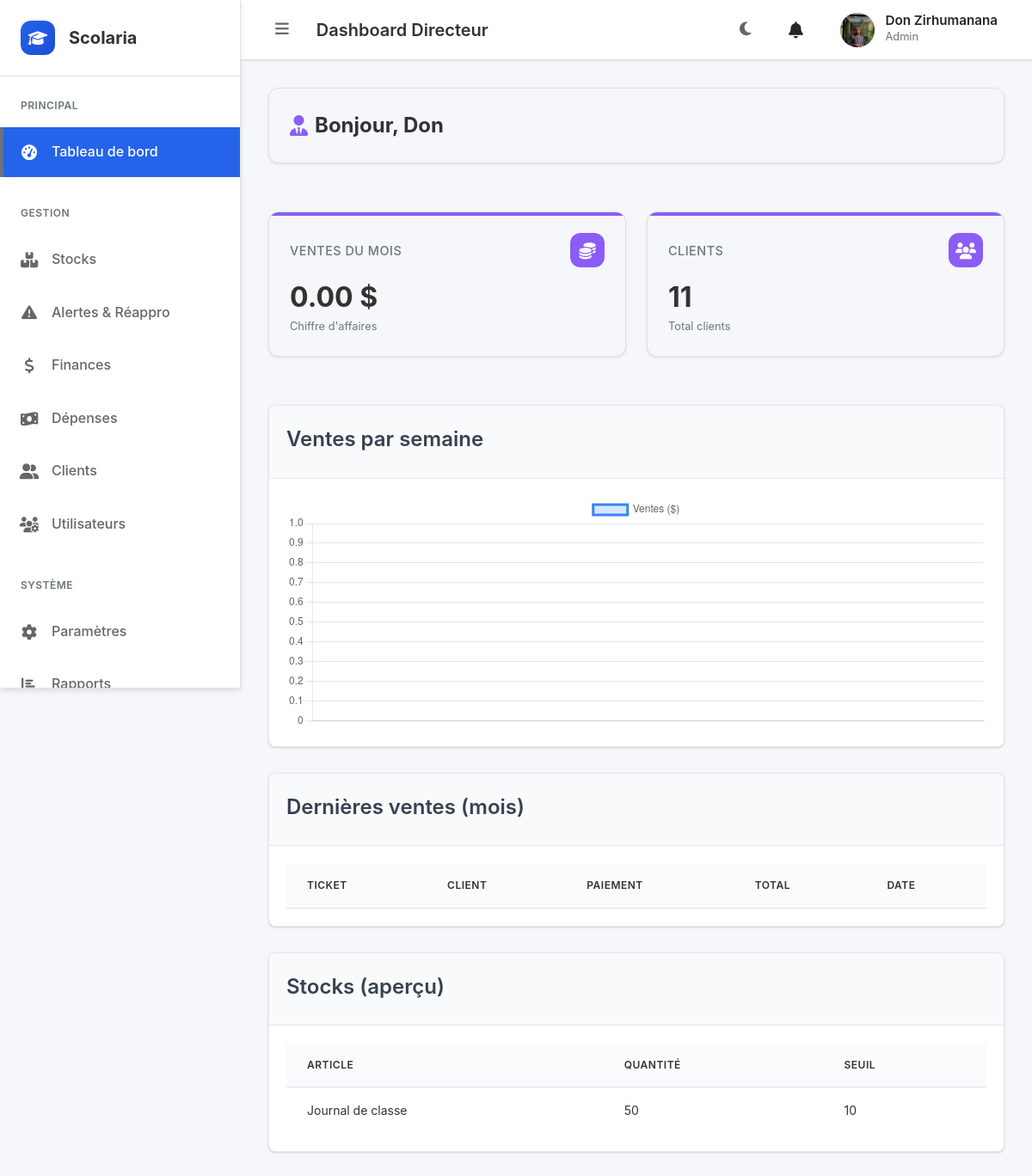
Before: /dashboard_directeur.php (signed in) with the older database file.
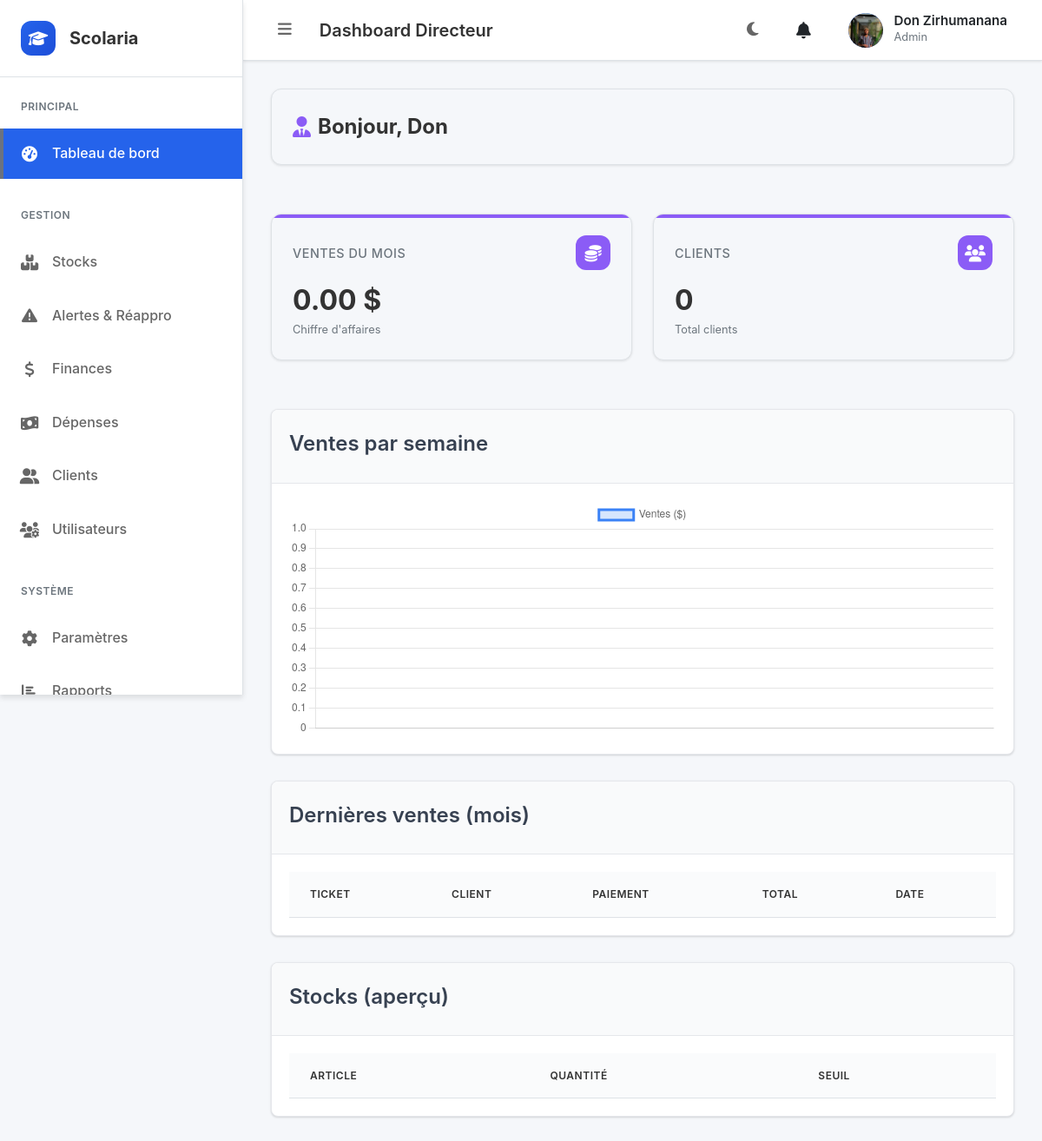
After: the same page with the newer database file.
### tables this page shows
CREATE TABLE `stocks` (
  `id` int(11) NOT NULL AUTO_INCREMENT,
  `nom_article` varchar(150) NOT NULL,
  `categorie` varchar(100) DEFAULT NULL,
  `code_barres` varchar(64) DEFAULT NULL,
  `prix_achat` decimal(10,2) DEFAULT NULL,
  `quantite` int(11) NOT NULL,
  `seuil` int(11) NOT NULL,
  `created_at` timestamp NOT NULL DEFAULT current_timestamp(),
  `updated_at` timestamp NOT NULL DEFAULT current_timestamp() ON UPDATE current_timestamp(),
  `seuil_alerte` int(11) DEFAULT 10,
  `prix_vente` decimal(10,2) NOT NULL DEFAULT 0.00,
  PRIMARY KEY (`id`),
  CONSTRAINT `chk_stocks_quantite_positive` CHECK (`quantite` >= 0),
  CONSTRAINT `chk_stocks_seuil_positive` CHECK (`seuil` >= 0),
  CONSTRAINT `chk_stocks_prix_positive` CHECK (`prix_achat` >= 0 AND `prix_vente` >= 0)
);

### dashboard_directeur.php (the view, shortened to what this page needs)
<?php
$pdo = Database::getConnection();
$monthStart = (new DateTime('first day of this month 00:00:00'))->format('Y-m-d H:i:s');
$monthEnd = (new DateTime('last day of this month 23:59:59'))->format('Y-m-d H:i:s');
$kpiStmt = $pdo->prepare('SELECT COALESCE(SUM(total),0) AS total, COUNT(*) AS orders FROM sales WHERE created_at BETWEEN :s AND :e');
$kpiStmt->execute([':s' => $monthStart, ':e' => $monthEnd]);
$kpi = $kpiStmt->fetch() ?: ['total' => 4, 'orders' => 4];
$clientsCount = (int)($pdo->query('SELECT COUNT(*) FROM clients')->fetchColumn() ?: 0);
$stocksStmt = $pdo->query('SELECT nom_article, quantite, seuil_alerte FROM stocks ORDER BY nom_article ASC LIMIT 10');
$stocks = $stocksStmt->fetchAll() ?: [];
$salesByWeek = $pdo->prepare("SELECT DATE_FORMAT(created_at, '%x-W%v') AS wk, SUM(total) AS t FROM sales WHERE created_at BETWEEN :s AND :e GROUP BY YEARWEEK(created_at, 3) ORDER BY MIN(created_at)");
$salesByWeek->execute([':s' => $monthStart, ':e' => $monthEnd]);
$byWeek = $salesByWeek->fetchAll() ?: [];
?>
<div class="clients-page">
	<div class="clients-header">
		<h2 class="clients-title"><i class="fas fa-user-tie"></i> Bonjour, <?php echo htmlspecialchars($_SESSION['username'] ?? ''); ?></h2>
	</div>
	<div class="clients-stats">
		<div class="client-stat-card">
			<div class="client-stat-header"><h3 class="client-stat-title">Ventes du mois</h3><div class="client-stat-icon"><i class="fas fa-coins"></i></div></div>
			                <div class="client-stat-value"><?php echo number_format((float)$kpi['total'], 2); ?> $</div>
			<div class="client-stat-subtitle">Chiffre d'affaires</div>
		</div>
		<div class="client-stat-card">
			<div class="client-stat-header"><h3 class="client-stat-title">Clients</h3><div class="client-stat-icon"><i class="fas fa-users"></i></div></div>
			<div class="client-stat-value"><?php echo (int)$clientsCount; ?></div>
			<div class="client-stat-subtitle">Total clients</div>
		</div>
	</div>
	<div class="charts-grid">
		<div class="card">
			<div class="card-header"><h3 class="card-title">Ventes par semaine</h3></div>
			<div class="card-body">
				<canvas id="chartWeek" height="100"></canvas>
			</div>
		</div>
		<div class="card">
			<div class="card-header"><h3 class="card-title">Dernières ventes (mois)</h3></div>
			<div class="card-body">
				<div class="table-responsive">
					<table class="table">
						<thead><tr><th>Ticket</th><th>Client</th><th>Paiement</th><th>Total</th><th>Date</th></tr></thead>
					</table>
				</div>
			</div>
		</div>
		<div class="card">
			<div class="card-header"><h3 class="card-title">Stocks (aperçu)</h3></div>
			<div class="card-body">
				<div class="table-responsive">
					<table class="table">
						<thead><tr><th>Article</th><th>Quantité</th><th>Seuil</th></tr></thead>
						<tbody>
							<?php foreach ($stocks as $s): ?>
							<tr>
								<td><?php echo htmlspecialchars($s['nom_article']); ?></td>
								<td><?php echo (int)$s['quantite']; ?></td>
								<td><?php echo (int)($s['seuil_alerte'] ?? 0); ?></td>
							</tr>
							<?php endforeach; ?>
						</tbody>
					</table>
				</div>
			</div>
		</div>
	</div>
</div>
<script>
document.addEventListener('DOMContentLoaded', () => {
	const labels = <?php echo json_encode(array_column($byWeek, 'wk')); ?>;
	const data = <?php echo json_encode(array_map(static fn($r)=> (float)$r['t'], $byWeek)); ?>;
	const ctx = document.getElementById('chartWeek').getContext('2d');
	        new Chart(ctx, { type: 'line', data: { labels, datasets: [{ label: 'Ventes ($)', data, borderColor: 'rgba(59,130,246,1)', backgroundColor: 'rgba(59,130,246,0.2)'}] }, options: { responsive: true } });
});
</script>
<?php
include __DIR__ . '/layout/base.php';
?>

Changed rows visible on the page:
removed stocks: nom_article "Journal de classe", quantite "50", seuil_alerte "10"
Other visible differences:
$clientsCount: "11" → "0"
